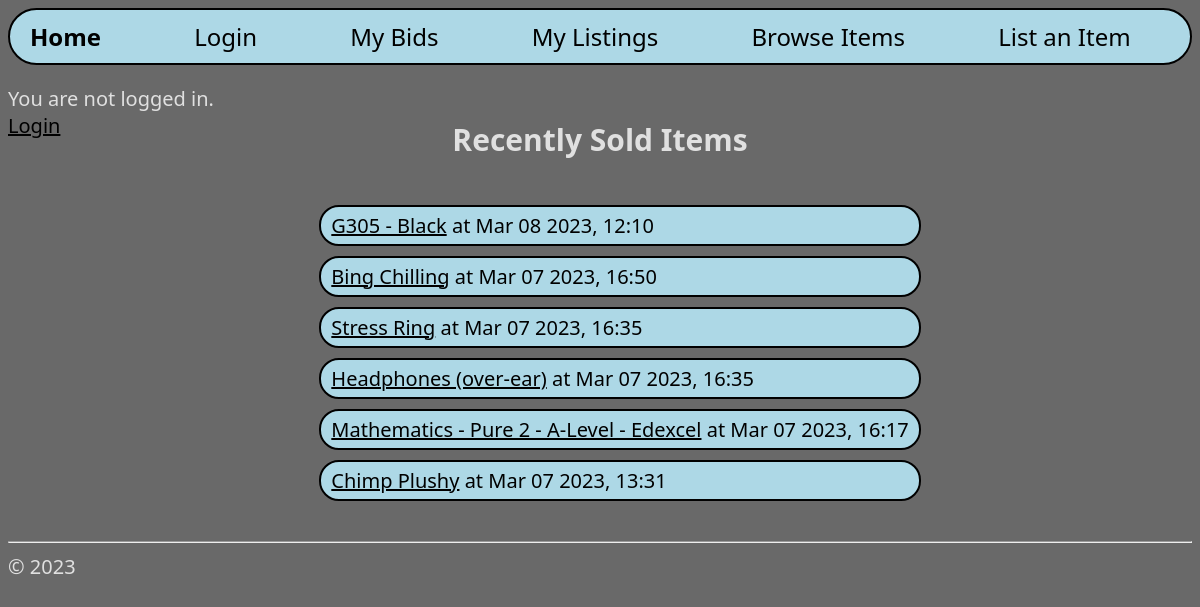
/, run on an earlier commit of the app's database.
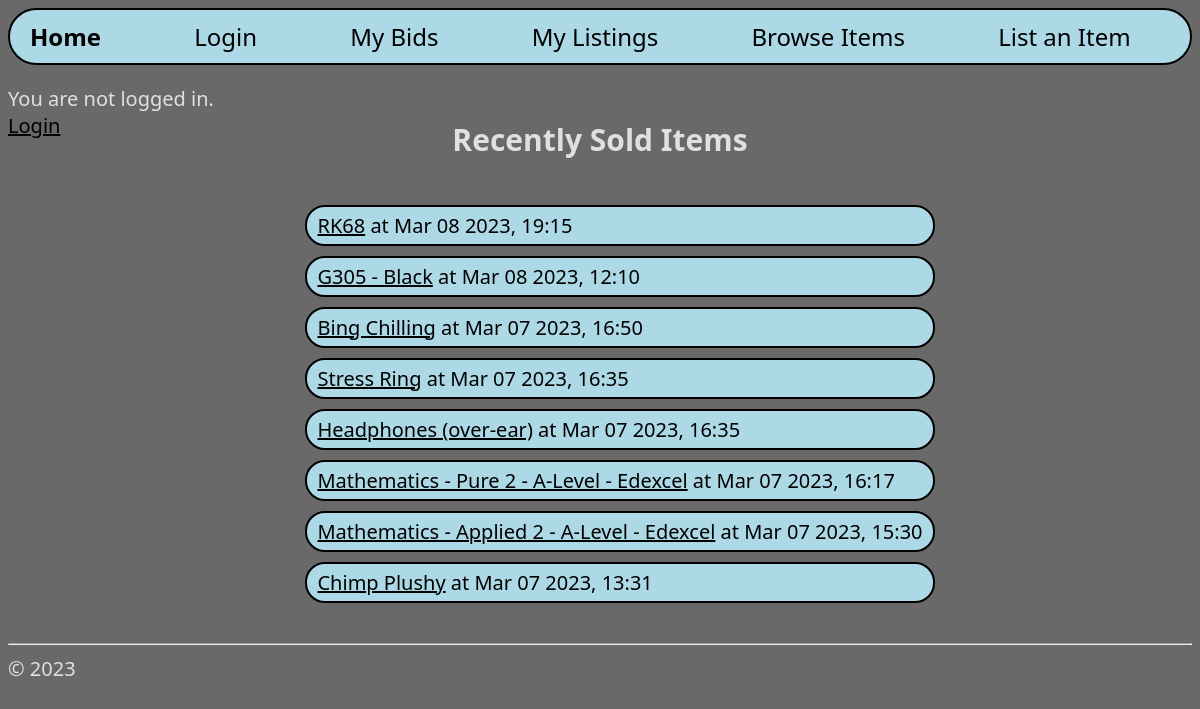
And on a later commit of the database.
### hello/models.py (models this page shows, shortened)
class EndedItems(models.Model):
    name = models.CharField(max_length=50)
    salePrice = models.DecimalField(decimal_places=2, max_digits=10)
    postageCost = models.DecimalField(decimal_places=2, max_digits=10)
    bidIncrement = models.DecimalField(decimal_places=2, max_digits=10)
    conditionChoices = [
        ("new", "New"),
        ("excellent", "Excellent"),
        ("good", "Good"),
        ("used", "Used"),
        ("refurbished", "Refurbished"),
        ("partsOnly", "Parts Only"),
    ]
    condition = models.CharField(max_length=20, choices=conditionChoices)
    endDateTime = models.DateTimeField("Date/Time Logged")
    acceptReturns = models.BooleanField()
    description = models.TextField(max_length=1000)
    numBids = models.IntegerField()
    bidders = models.CharField(max_length=999999999, default='[]')
    sold = models.BooleanField()
    buyerId = models.IntegerField(blank=True, null=True)
    sellerId = models.IntegerField()
    destinationAddress = models.CharField(max_length=40, blank=True, null=True)
    def getBidders(self):
        return json.loads(self.bidders)
    def setBidders(self, value):
        self.bidders = json.dumps(value)
    biddersProperty = property(getBidders, setBidders)

### hello/views.py (the view)
class HomeListView(ListView):
    model = EndedItems
    def get_context_data(self, **kwargs):
        context = super(HomeListView, self).get_context_data(**kwargs)
        context["username"]  = getUsernameBalance(self.request)[0]
        context["balance"] = str(getUsernameBalance(self.request)[1])
        return context

### hello/views.py (called while the page is built)
def getUsernameBalance(request):
    username = None
    balance = None
    if request.user.is_authenticated:
        username = request.user.username
        pK = request.user.pk
        balance = Accounts.objects.get(user__pk=pK).balance
    return (username, balance)

### hello/templates/hello/home.html (shortened to what this page needs)
{% extends "hello/layout.html" %}
{% block loggedInAs %}
    {% if username %}
    <p style="color: rgb(224, 224, 224)">
        Logged in as {{ username }}.
        <br>
        Balance: £{{balance}}
        <br>
        <a href="{% url 'logout' %}">Logout</a>
    </p>
    {% else %}
    <p style="color: rgb(224, 224, 224)">
        You are not logged in.
        <br>
        <a href="{% url 'login' %}">Login</a>
    </p>
    {% endif %}
{% endblock %}
{% block subheader %}
<h2 style="margin-top: -40px;">Recently Sold Items</h2>
{% endblock %}
{% block content %}
<ul class="itemList">
    {% for item in itemList %}
        <li class="borderli">
            <a href="{% url 'endedItemDetail' pk=item.pk %}">{{item.name}}</a> at {{ item.endDateTime|date:"M d Y, H:i" }}
        </li>
    {% empty %}
        <p style="color: rgb(224, 224, 224)">No items found.</p>
    {% endfor %}
</ul>
{% endblock %}

What changed in the data, as far as the page shows it:
added EndedItems: name "RK68", endDateTime "Mar 08 2023, 19:15"
now on this page (row edited): EndedItems: name "Mathematics - Applied 2 - A-Level - Edexcel", endDateTime "Mar 07 2023, 15:30"
